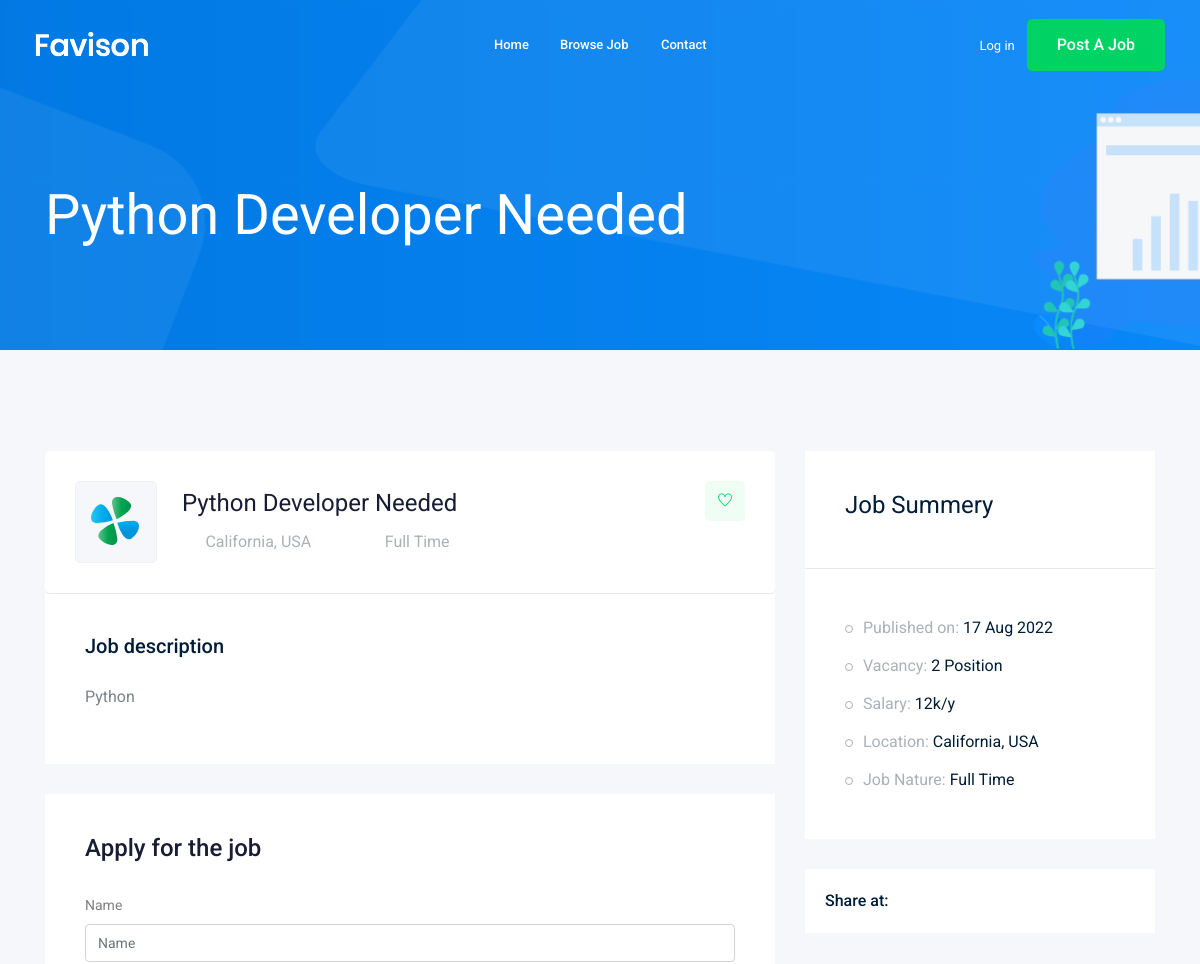
Page /jobs/python-developer-needed (upper part) on the earlier database version.
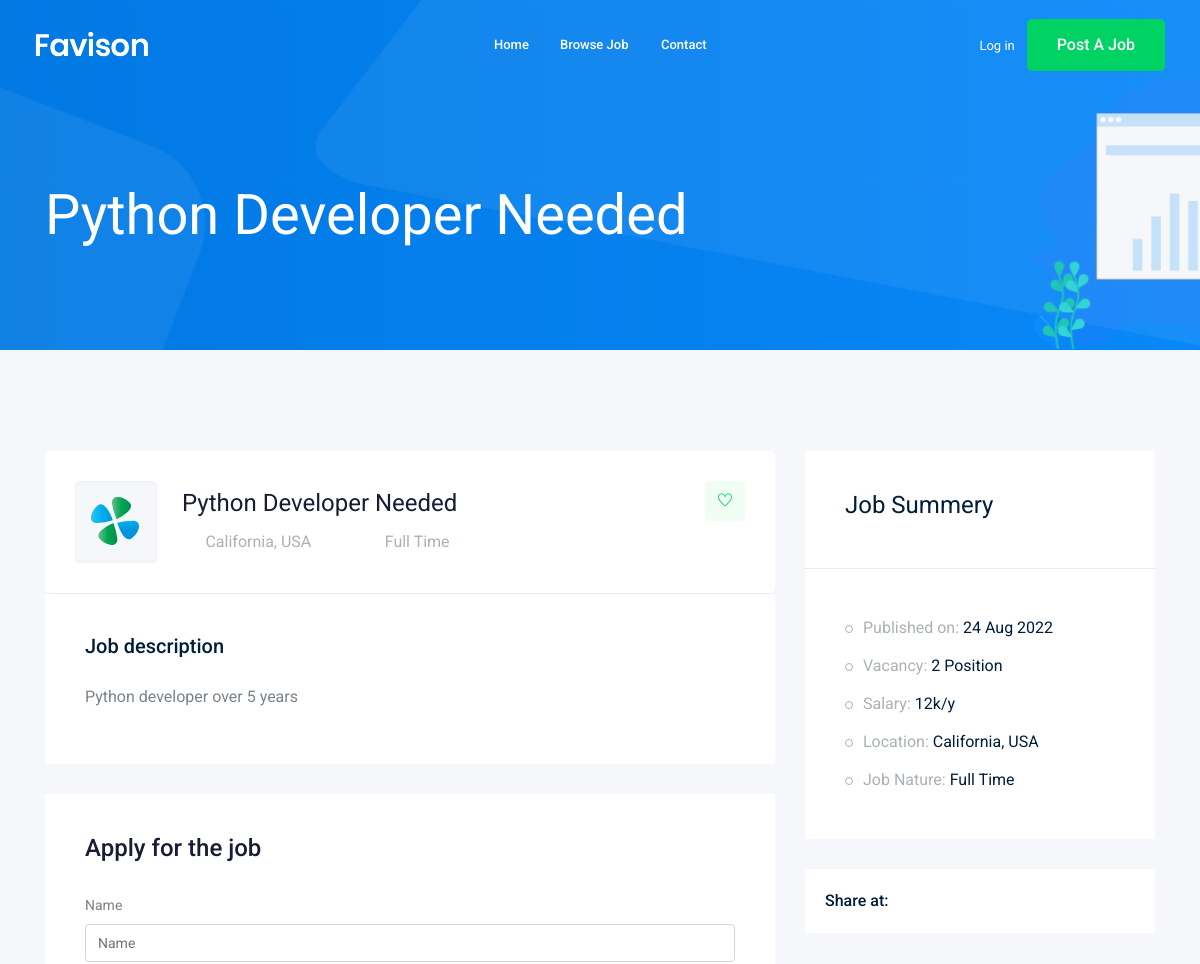
Same page on the later database version.
### job/models.py (models this page shows, shortened)
class Job(models.Model):
    owner = models.ForeignKey(
        User, related_name='job_owner', on_delete=models.CASCADE)
    title = models.CharField(max_length=100)
    job_type = models.CharField(max_length=15, choices=JOB_TYPE)
    description = models.TextField(max_length=1000)
    published_at = models.DateTimeField(auto_now=True)
    vacancy = models.IntegerField(default=1)
    salary = models.IntegerField(default=0)
    experience = models.IntegerField(default=1)
    category = models.ForeignKey('Category', on_delete=models.CASCADE)
    image = models.ImageField(upload_to=image_upload)
    slug = models.SlugField(null=True, blank=True)
    def __str__(self):
        return self.title

### job/views.py (the view)
# urls.py: path('<str:slug>', views.job_detail, name='job_detail'),
def job_detail(request, slug):
    job_detail = Job.objects.get(slug=slug)
    if request.method == 'POST':
        form = ApplyForm(request.POST, request.FILES)
        if form.is_valid():
            myform = form.save(commit=False)
            myform.job = job_detail
            myform.save()
    else:
        form = ApplyForm()
    context = {'job': job_detail, 'form': form}
    return render(request, 'job/job_detail.html', context)

### job/form.py
class ApplyForm(forms.ModelForm):
    class Meta:
        model = Apply
        fields = ['name', 'email', 'website', 'cv', 'cover_letter']

### job/templates/job/job_detail.html (shortened to what this page needs)
{% extends "base.html" %} {% block body %} {% load bootstrap4 %}
<div class="bradcam_area bradcam_bg_1">
  <div class="container">
    <div class="row">
      <div class="col-xl-12">
        <div class="bradcam_text">
          <h3>{{job}}</h3>
        </div>
      </div>
    </div>
  </div>
</div>
<div class="job_details_area">
  <div class="container">
    <div class="row">
      <div class="col-lg-8">
        <div class="job_details_header">
          <div class="single_jobs white-bg d-flex justify-content-between">
            <div class="jobs_left d-flex align-items-center">
              <div class="thumb">
                <img src="img/svg_icon/1.svg" alt="" />
              </div>
              <div class="jobs_conetent">
                <a href="#"><h4>{{job}}</h4></a>
                <div class="links_locat d-flex align-items-center">
                  <div class="location">
                    <p><i class="fa fa-map-marker"></i> California, USA</p>
                  </div>
                  <div class="location">
                    <p><i class="fa fa-clock-o"></i> {{job.job_type}}</p>
                  </div>
                </div>
              </div>
            </div>
            <div class="jobs_right">
              <div class="apply_now">
                <a class="heart_mark" href="#"> <i class="ti-heart"></i> </a>
              </div>
            </div>
          </div>
        </div>
        <div class="descript_wrap white-bg">
          <div class="single_wrap">
            <h4>Job description</h4>
            <p>{{job.description}}</p>
          </div>
        </div>
        <div class="apply_job_form white-bg">
          <h4>Apply for the job</h4>
          <form method="POST" enctype="multipart/form-data">
            {% bootstrap_form form %}
          </form>
        </div>
      </div>
      <div class="col-lg-4">
        <div class="job_sumary">
          <div class="summery_header">
            <h3>Job Summery</h3>
          </div>
          <div class="job_content">
            <ul>
              <li>
                Published on: <span>{{job.published_at|date:'d M o'}}</span>
              </li>
              <li>Vacancy: <span>{{job.vacancy}} Position</span></li>
              <li>Salary: <span>{{job.salary}}k/y</span></li>
              <li>Location: <span>California, USA</span></li>
              <li>Job Nature: <span> {{job.job_type}}</span></li>
            </ul>
          </div>
        </div>
        <div class="share_wrap d-flex">
          <span>Share at:</span>
          <ul>
            <li>
              <a href="#"> <i class="fa fa-facebook"></i></a>
            </li>
            <li>
              <a href="#"> <i class="fa fa-google-plus"></i></a>
            </li>
            <li>
              <a href="#"> <i class="fa fa-twitter"></i></a>
            </li>
            <li>
              <a href="#"> <i class="fa fa-envelope"></i></a>
            </li>
          </ul>
        </div>
      </div>
    </div>
  </div>
</div>
{% endblock body %}

Differences in the rows shown:
changed Job "Python Developer Needed": description "Python" → "Python developer over 5 years"; published_at "17 Aug 2022" → "24 Aug 2022"
